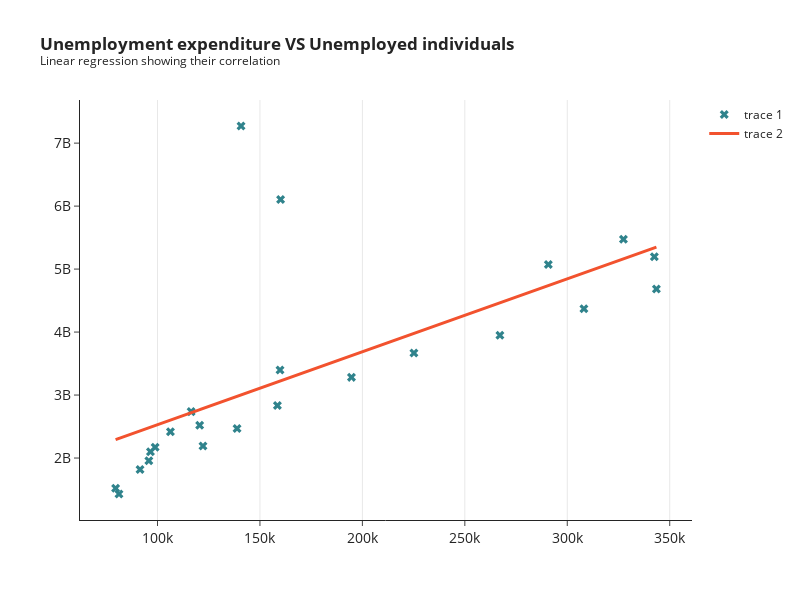

Write notebook code for a chart like this one.
### Markdown cell above
**Results:** Stron relationship, each unemployment person increase 11.580 euros in expenditure. Model explains just 44%, moderate model fit.

### Code cell
# Define time period
years = np.arange(2014, 2025)

# Initialize the plot + title and styling
fig_7 = px.line(
            title="<b>Unemployment expenditure VS Unemployed individuals</b><br><sup>Linear regression showing their correlation </sup>",
            template='simple_white',
              )

# Add trace
fig_7.add_trace(go.Scatter(x=hpt_4.individuals, y=hpt_4['value (euro)'], line=dict(color="#30838C")))


# Axis configuration
fig_7.update_xaxes(tickfont=dict(size=14), title_text='', showgrid=True)
fig_7.update_yaxes(tickfont=dict(size=14), title_text='')

# Line and market style
fig_7.update_traces(mode='markers', marker=dict(size=8, symbol='x'))

# Layout adjustment
fig_7.update_layout(width=800, height=600)

# Add regression line
fig_7.add_trace(go.Scatter(x=hpt_4.individuals, 
                           y=[intercept + slope * x for x in hpt_4.individuals],
                           mode='lines', 
                           line=dict(color="#F2522E", width=3)))

### Figure 1 — Plotly figure (JSON) as saved in the notebook; plotly's stock layout.template omitted (floating-point values rounded to 4 significant figures)
{"data": [{"hovertemplate": "<extra></extra>", "legendgroup": "", "line": {"color": "#1F77B4", "dash": "solid"}, "marker": {"size": 8, "symbol": "x"}, "mode": "markers", "name": "", "orientation": "v", "showlegend": false, "type": "scatter", "xaxis": "x", "yaxis": "y"}, {"line": {"color": "#30838C"}, "marker": {"size": 8, "symbol": "x"}, "mode": "markers", "type": "scatter", "x": [81200, 79550, 91475, 95775, 96575, 98850, 106325, 116425, 159800, 290750, 327425, 342500, 343500, 308125, 267125, 225150, 194675, 158525, 138825, 122200, 140775, 160075, 120575], "y": [1429000000, 1520000000, 1817000000, 1958000000, 2099000000, 2170000000, 2419000000, 2737000000, 3397000000, 5073000000, 5473000000, 5195000000, 4684000000, 4370000000, 3950000000, 3669000000, 3281000000, 2834000000, 2470000000, 2192000000, 7272000000, 6104000000, 2519000000]}, {"line": {"color": "#F2522E", "width": 3}, "mode": "lines", "type": "scatter", "x": [81200, 79550, 91475, 95775, 96575, 98850, 106325, 116425, 159800, 290750, 327425, 342500, 343500, 308125, 267125, 225150, 194675, 158525, 138825, 122200, 140775, 160075, 120575], "y": [2312000000.0, 2293000000.0, 2431000000.0, 2481000000.0, 2490000000.0, 2516000000.0, 2603000000.0, 2720000000.0, 3222000000.0, 4738000000.0, 5163000000.0, 5338000000.0, 5349000000.0, 4940000000.0, 4465000000.0, 3979000000.0, 3626000000.0, 3207000000.0, 2979000000.0, 2787000000.0, 3002000000.0, 3225000000.0, 2768000000.0]}], "layout": {"height": 600, "legend": {"tracegroupgap": 0}, "title": {"text": "<b>Unemployment expenditure VS Unemployed individuals</b><br><sup>Linear regression showing their correlation </sup>"}, "width": 800, "xaxis": {"anchor": "y", "domain": [0, 1], "showgrid": true, "tickfont": {"size": 14}, "title": {"text": ""}}, "yaxis": {"anchor": "x", "domain": [0, 1], "tickfont": {"size": 14}, "title": {"text": ""}}}}
